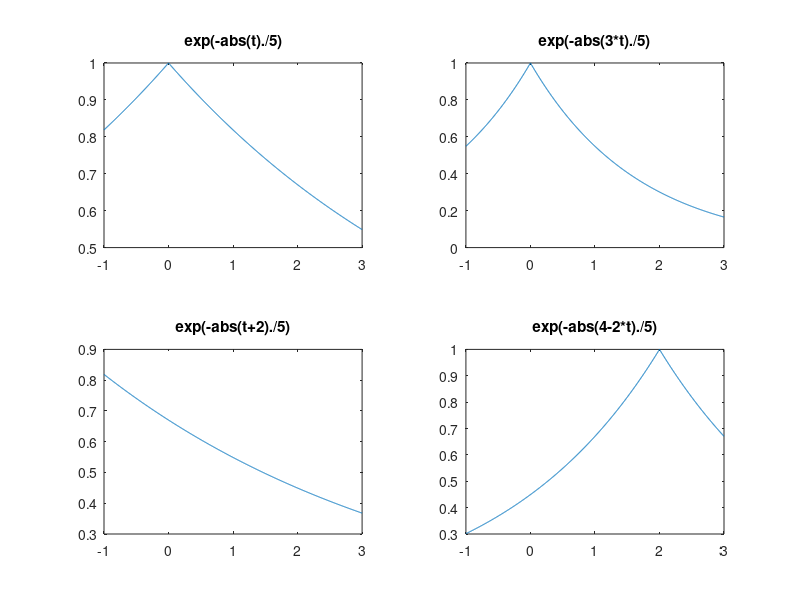
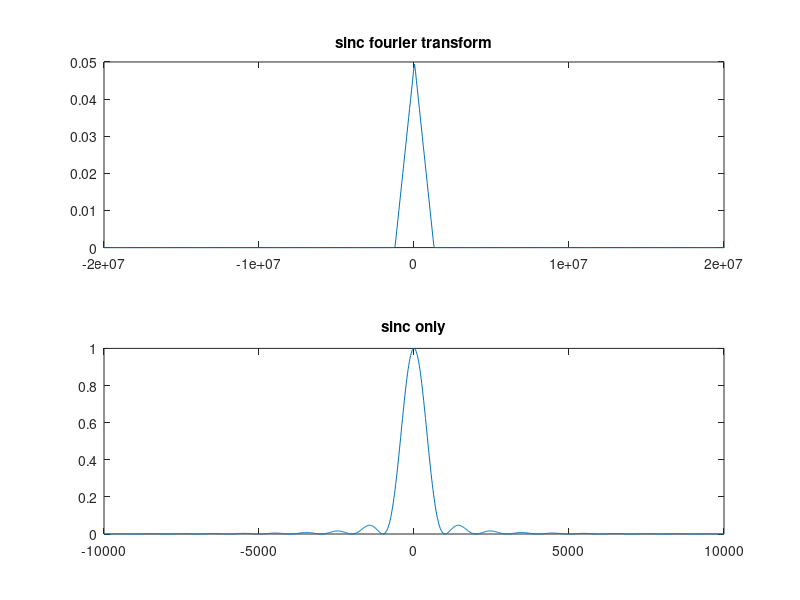
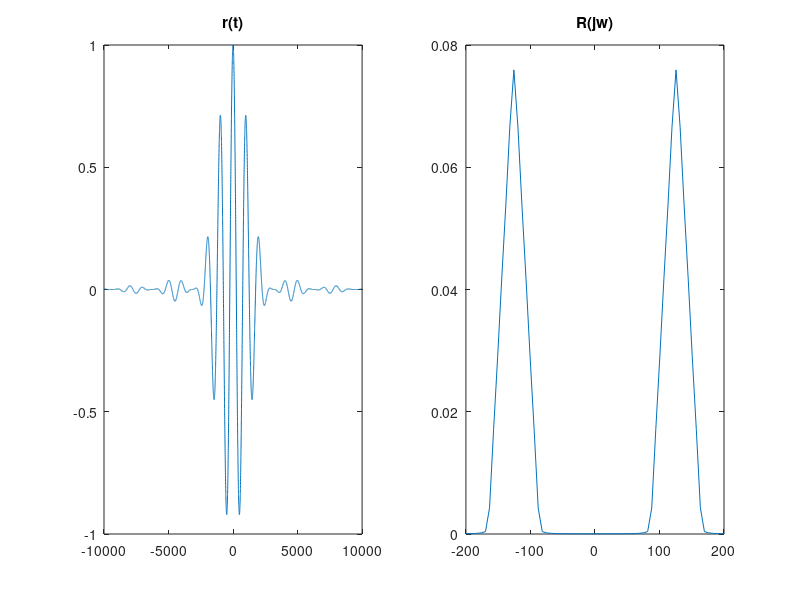

Reproduce these figures in MATLAB, in order. (Note: this script raises an error after producing the figures.)
%%Q1
fs=1000;
t1=linspace(-1,3,fs);
y=exp(-abs(t1)./5);
subplot(2,2,1);
plot(t1,y);
title("exp(-abs(t)./5)")
subplot(2,2,2);
y1=exp(-abs(3*t1)./5);
plot(t1,y1);
title("exp(-abs(3*t)./5)")
subplot(2,2,3);
y2=exp(-abs(t1+2)./5);
plot(t1,y2);
title("exp(-abs(t+2)./5)")
subplot(2,2,4);
y3=exp(-abs(4-2*t1)./5);
plot(t1,y3);
title("exp(-abs(4-2*t)./5)")


%%Q2
%%a
fs=1000;
t2=linspace(-10000,10000,fs);
m=sinc((10^-3)*t2).^2;
M=(1/fs)*fftshift(fft(m));
f=fs/2*t2;
w=2*pi*f;
figure(2)
subplot(2,1,1)
plot(w,abs(M));
title("sinc fourier transform")
xlim([-20000000 20000000])
subplot(2,1,2);
plot(t2,m);
title("sinc only")

%%b
fs=10000;
t5=linspace(-10000,10000,fs);
z=(10.^(-3)).*t5;
Sinc=(sin(z)./z).^2;
x=2*pi*100000*t5;
r=Sinc.*cos(x);
n=length(r);
f=(-n/2:n/2-1)*(fs/n);
w=2*pi*f;
figure(3);
subplot(1,2,1);
plot(t5,r);
title("r(t)")
subplot(1,2,2);
R=(1/fs)*fftshift(fft(r));
plot(w,abs(R));
xlim([-200 200])
title("R(jw)")


%%Q3
syms t
w0=(2*pi)/pi;
n=-20:20;
Dn=1/pi*int(exp(-t)*exp(-(j*n*w0*t)),t,0,pi);
figure(6)
subplot(1,2,1)
stem(n,abs(Dn));
subplot(1,2,2)
stem(n,angle(Dn));
